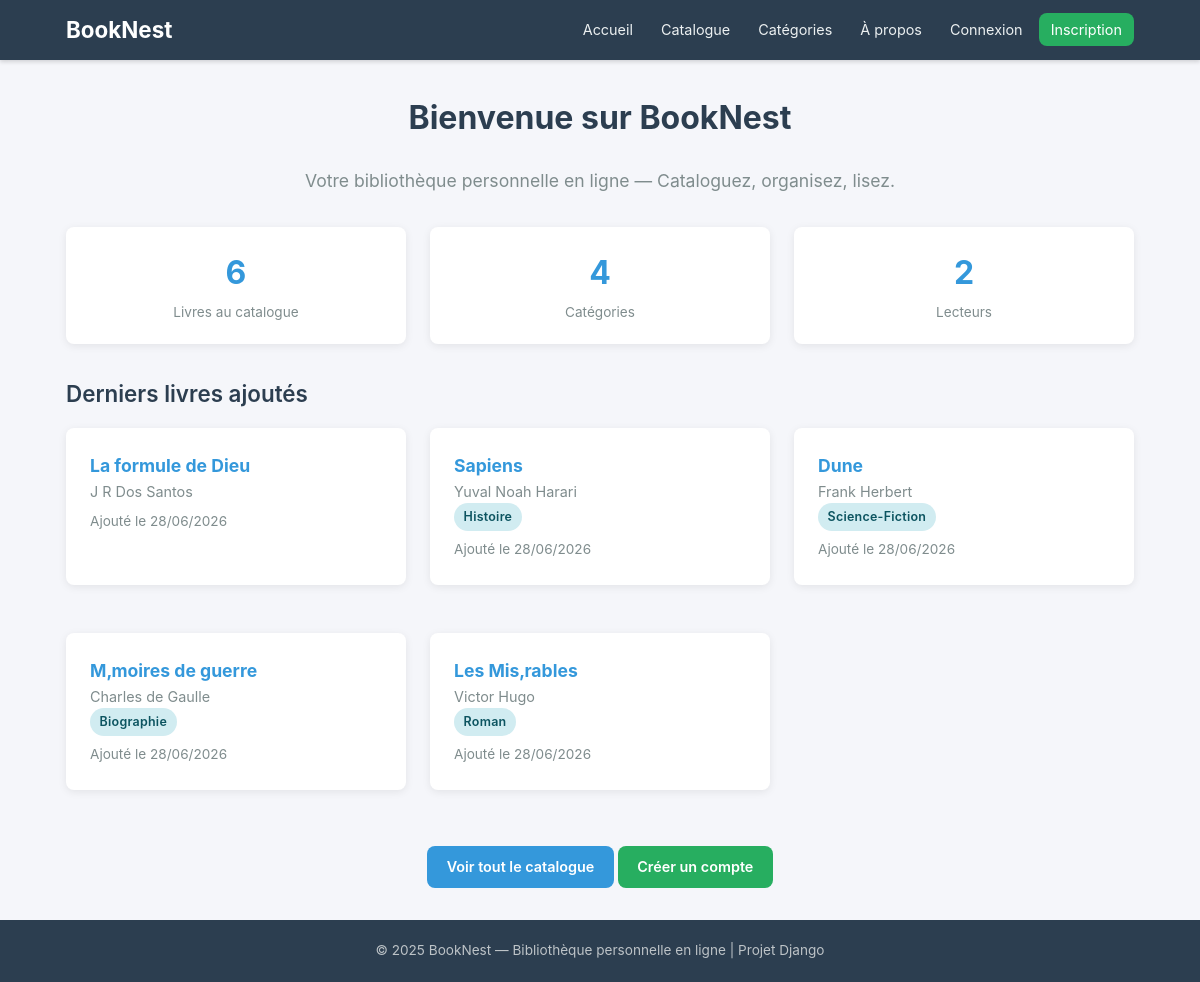
The page / on the database its author committed.
### books/models.py (models this page shows, shortened)
class Book(models.Model):
    title = models.CharField(
        max_length=250,
        verbose_name="Titre"
    )
    author = models.CharField(
        max_length=250,
        verbose_name="Auteur"
    )
    isbn = models.CharField(
        max_length=13,
        blank=True,
        null=True,
        unique=True,
        verbose_name="ISBN"
    )
    summary = models.TextField(
        blank=True,
        verbose_name="Résumé"
    )
    publication_year = models.IntegerField(
        null=True,
        blank=True,
        verbose_name="Année de publication"
    )
    cover_image = models.ImageField(
        upload_to='book_covers/',
        blank=True,
        null=True,
        verbose_name="Image de couverture (fichier)"
    )
    cover_url = models.URLField(
        blank=True,
        null=True,
        verbose_name="URL de couverture (lien externe)"
    )
    category = models.ForeignKey(
        Category,
        on_delete=models.SET_NULL,
        null=True,
        blank=True,
        related_name='books',
        verbose_name="Catégorie"
    )
    added_to_catalog = models.DateTimeField(
        auto_now_add=True,
        verbose_name="Date d'ajout au catalogue"
    )
    class Meta:
        verbose_name = "Livre"
        verbose_name_plural = "Livres"
        ordering = ['-added_to_catalog']
        unique_together = ('title', 'author')

class Category(models.Model):
    name = models.CharField(
        max_length=100,
        unique=True,
        verbose_name="Nom"
    )
    description = models.TextField(
        blank=True,
        verbose_name="Description"
    )
    class Meta:
        verbose_name = "Catégorie"
        verbose_name_plural = "Catégories"
        ordering = ['name']

### books/views.py (the view)
# urls.py: path('', views.HomeView.as_view(), name='home'),
class HomeView(TemplateView):
    template_name = 'books/home.html'
    def get_context_data(self, **kwargs):
        context = super().get_context_data(**kwargs)
        context['total_books'] = Book.objects.count()
        context['total_categories'] = Category.objects.count()
        context['total_users'] = UserBook.objects.values('user').distinct().count()
        context['latest_books'] = Book.objects.select_related('category').order_by('-added_to_catalog')[:5]
        return context

### templates/books/home.html (shortened to what this page needs)
{% extends 'base.html' %}
{% block content %}
<div class="text-center mb-2">
  <h1 class="page-title">Bienvenue sur BookNest</h1>
  <p class="page-subtitle">
    Votre bibliothèque personnelle en ligne — Cataloguez, organisez, lisez.
  </p>
</div>
<div class="stats-row">
  <div class="stat-box">
    <div class="stat-number">{{ total_books }}</div>
    <div class="stat-label">Livres au catalogue</div>
  </div>
  <div class="stat-box">
    <div class="stat-number">{{ total_categories }}</div>
    <div class="stat-label">Catégories</div>
  </div>
  <div class="stat-box">
    <div class="stat-number">{{ total_users }}</div>
    <div class="stat-label">Lecteurs</div>
  </div>
</div>
<div class="section-title">Derniers livres ajoutés</div>
<div class="card-grid">
  {% for book in latest_books %}
  <div class="card">
    <h3 class="book-title">
      <a href="{% url 'book-detail' book.pk %}">{{ book.title }}</a>
    </h3>
    <p class="book-author">{{ book.author }}</p>
    {% if book.category %}
    <span class="badge badge-reading">{{ book.category.name }}</span>
    {% endif %}
    <p class="text-muted" style="font-size: 0.85rem; margin-top: 0.5rem">
      Ajouté le {{ book.added_to_catalog|date:"d/m/Y" }}
    </p>
  </div>
  {% empty %}
  <p>Aucun livre dans le catalogue pour le moment.</p>
  {% endfor %}
</div>
<div class="text-center mt-2">
  <a href="{% url 'catalogue' %}" class="btn btn-primary"
    >Voir tout le catalogue</a
  >
  {% if not user.is_authenticated %}
  <a href="{% url 'accounts:signup' %}" class="btn btn-success">Créer un compte</a>
  {% else %}
  <a href="{% url 'my-books' %}" class="btn btn-success">Ma Bibliothèque</a>
  {% endif %}
</div>
{% endblock %}

### static/css/style.css (style rules this page uses)
*, *::before, *::after { box-sizing: border-box; margin: 0; padding: 0; }
:root { --color-primary: #2c3e50; --color-secondary: #3498db; --color-accent: #27ae60; --color-warning: #f39c12; --color-danger: #e74c3c; --color-bg: #f5f6fa; --color-card: #ffffff; --color-text: #2c3e50; --color-text-light: #7f8c8d; --color-border: #dcdde1; --radius: 8px; --shadow: 0 2px 8px rgba(0, 0, 0, 0.08); --max-width: 1100px; }
body { font-family: -apple-system, BlinkMacSystemFont, "Segoe UI", Roboto, "Helvetica Neue", Arial, sans-serif; background: var(--color-bg); color: var(--color-text); line-height: 1.6; min-height: 100vh; display: flex; flex-direction: column; }
a { color: var(--color-secondary); text-decoration: none; transition: color 0.2s; }
.card { background: var(--color-card); border-radius: var(--radius); box-shadow: var(--shadow); padding: 1.5rem; margin-bottom: 1.5rem; transition: transform 0.2s, box-shadow 0.2s; }
.card-grid { display: grid; grid-template-columns: repeat(auto-fill, minmax(280px, 1fr)); gap: 1.5rem; }
.btn { display: inline-block; padding: 0.6rem 1.2rem; border-radius: var(--radius); font-size: 0.9rem; font-weight: 600; cursor: pointer; border: none; text-align: center; transition: background 0.2s, transform 0.1s; font-family: inherit; }
.btn-primary { background: var(--color-secondary); color: #fff; }
.btn-success { background: var(--color-accent); color: #fff; }
.badge { display: inline-block; padding: 0.25rem 0.6rem; border-radius: 100px; font-size: 0.78rem; font-weight: 600; letter-spacing: 0.02em; }
.badge-reading { background: #d1ecf1; color: #0c5460; }
.page-title { font-size: 2rem; font-weight: 700; margin-bottom: 1.5rem; color: var(--color-primary); }
.page-subtitle { font-size: 1.1rem; color: var(--color-text-light); margin-bottom: 2rem; }
.section-title { font-size: 1.4rem; font-weight: 600; margin-bottom: 1rem; color: var(--color-primary); }
.book-title { font-size: 1.1rem; font-weight: 700; color: var(--color-primary); }
.book-author { color: var(--color-text-light); font-size: 0.9rem; }
.stats-row { display: flex; gap: 1.5rem; flex-wrap: wrap; margin-bottom: 2rem; }
.stat-box { background: var(--color-card); border-radius: var(--radius); box-shadow: var(--shadow); padding: 1.25rem 1.5rem; text-align: center; min-width: 120px; flex: 1; }
.stat-number { font-size: 2rem; font-weight: 700; color: var(--color-secondary); }
.stat-label { font-size: 0.85rem; color: var(--color-text-light); margin-top: 0.25rem; }
.text-center { text-align: center; }
.text-muted { color: var(--color-text-light); }
.mt-2 { margin-top: 2rem; }
.mb-2 { margin-bottom: 2rem; }

### rows shown on the page
Book: title "La formule de Dieu", author "J R Dos Santos", added_to_catalog "28/06/2026"
Book: title "Sapiens", author "Yuval Noah Harari", category.name "Histoire", added_to_catalog "28/06/2026"
Book: title "Dune", author "Frank Herbert", category.name "Science-Fiction", added_to_catalog "28/06/2026"
Book: title "M‚moires de guerre", author "Charles de Gaulle", category.name "Biographie", added_to_catalog "28/06/2026"
Book: title "Les Mis‚rables", author "Victor Hugo", category.name "Roman", added_to_catalog "28/06/2026"

### other values the page prints
{{ total_books }} "6"
{{ total_categories }} "4"
{{ total_users }} "2"
